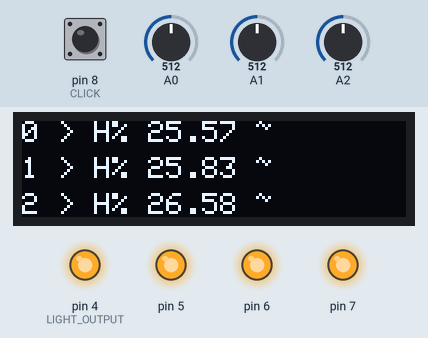
Recording of a sketch running on a simulated Arduino Uno, built for the host (arithmetic inside an expression is 32-bit, double 64-bit). Parts: 128×32 one-colour display, output pins drawn as LEDs (lit = HIGH). The test bench sets the inputs (shaded band); at power-on: pin 8 (CLICK) HIGH, A0 = 512, A1 = 512, A2 = 512.

Above: at 5.6 s.
5.7 s: pin 8 (CLICK) pulled LOW for 1 s
At 6.9 s:
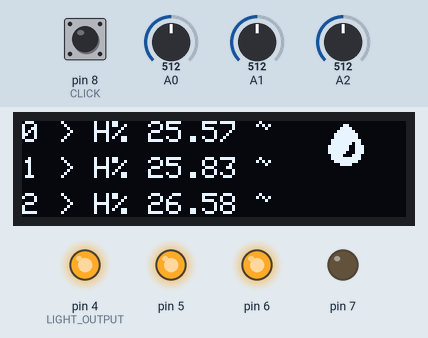
10.6 s: A0 set to 716
At 12.3 s:
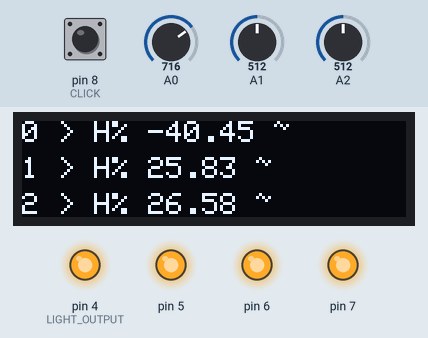
12.6 s: A1 set to 716
At 13.8 s:
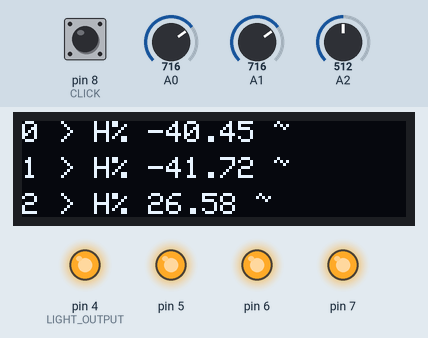
14.6 s: A2 set to 716
At 16.5 s:
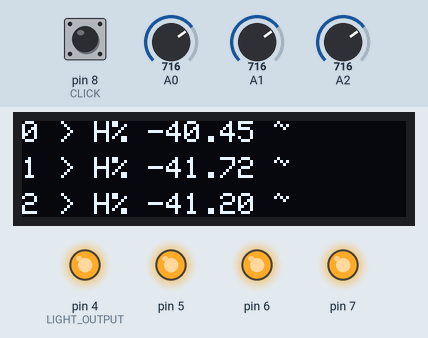
19.2 s: A0 set to 900
At 20.7 s:
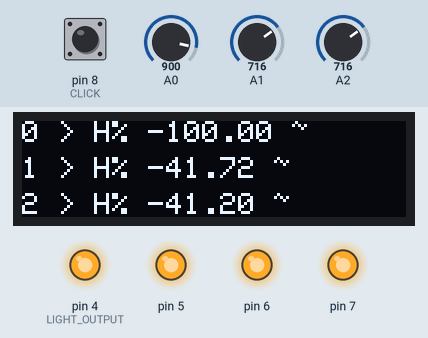
Timing chart, 0 to 22.2 s (numbered marks = the images above; inputs shaded):
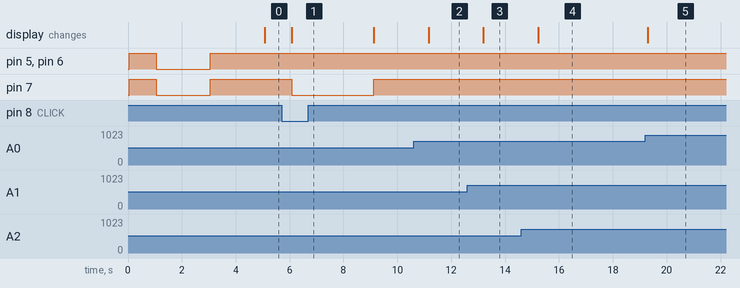

The sketch:

MoisturizeMe.ino
```cpp
#define VERSION_NAME "v0.7.1"

#include "Moisturizer.h"
#include "MoistureScreen.h"
#include "MoistureCom.h"

// IO Config
// Enter the digital chan number for the light relay
const int LIGHT_OUTPUT = 4;

const int CLICK = 8;

Moisturizer moisturizer0(0, 282, 591, 40, 7, 2000);
Moisturizer moisturizer1(1, 288, 590, 40, 6, 2000);
Moisturizer moisturizer2(2, 291, 592, 40, 5, 2000);

int const size = 3;
Moisturizer moisturizers[size] = {moisturizer0, moisturizer1, moisturizer2};

MoistureScreen moistureScreen(size, moisturizers);
MoistureCom moistureCom(size, moisturizers);

int currentState;

void setup() {
  // Setup our com
  moistureCom.setup();
  // Setup our Screen
  moistureScreen.setup();
  // Setup our moisturizers
  moisturizer0.setup();
  moisturizer1.setup();
  moisturizer2.setup();
  // Set the pin for the light in OUTPUT mode
  pinMode(LIGHT_OUTPUT, OUTPUT);
  // and keep it not lit durint init
  digitalWrite(LIGHT_OUTPUT, HIGH);
  // clickiti clickiti
  pinMode(CLICK, INPUT_PULLUP);
}

void loop() {
  moisturizer0.loop();
  moisturizer1.loop();
  moisturizer2.loop();
  moistureScreen.loop();
  moistureCom.loop();
  currentState = digitalRead(CLICK);
  if(currentState == LOW) {
    moisturizer0.waterItNow();
  }
}
```

MoistureCom.h
```cpp
#ifndef MOISTURIZE_COM_H
#define MOISTURIZE_COM_H

#include "Moisturizer.h"

class MoistureCom {
  public:
    MoistureCom(int size, Moisturizer *moisturizers):
      size(size),
      moisturizers(moisturizers)
    {}

    void setup() {
      // Serial on the same port of nodemcu
      Serial.begin(115200);
      while (!Serial) {
      ; // wait for serial port to connect. Needed for native USB port only
      }
    }

    void loop() {
      update();
    }

    void update() {
      String value = Serial.readString();
//      When we receive U (as Update) from the serial port
      if(value == 'U'){
        print();
      }
    }

    void print() {
      for (int index = 0; index < size; index++) {
        Moisturizer currentMoisturizer = moisturizers[index];
        Serial.println(currentMoisturizer.print());
      }
    }

  private:
    Moisturizer *moisturizers;
    int size;
};

#endif
```

MoistureScreen.h
```cpp
#ifndef MOISTURIZE_SCREEN_H
#define MOISTURIZE_SCREEN_H

#include <Adafruit_GFX.h>
#include <Adafruit_SSD1306.h>
#include <SPI.h>
#include <Wire.h>
#include "Moisturizer.h"

#define SCREEN_WIDTH 128 // OLED display width, in pixels
#define SCREEN_HEIGHT 32 // OLED display height, in pixels

// Declaration for an SSD1306 display connected to I2C (SDA, SCL pins)
#define OLED_RESET     4 // Reset pin # (or -1 if sharing Arduino reset pin)
Adafruit_SSD1306 display(SCREEN_WIDTH, SCREEN_HEIGHT, &Wire, OLED_RESET);

unsigned char humidity2_icon16x16[] =
{
  0b00000000, 0b00000000, //
  0b00000001, 0b10000000, //        ##
  0b00000011, 0b11000000, //       ####
  0b00000111, 0b11100000, //      ######
  0b00001111, 0b11110000, //     ########
  0b00001111, 0b11110000, //     ########
  0b00011111, 0b11111000, //    ##########
  0b00011111, 0b11011000, //    ####### ##
  0b00111111, 0b10011100, //   #######  ###
  0b00111111, 0b10011100, //   #######  ###
  0b00111111, 0b00011100, //   ######   ###
  0b00011110, 0b00111000, //    ####   ###
  0b00011111, 0b11111000, //    ##########
  0b00001111, 0b11110000, //     ########
  0b00000011, 0b11000000, //       ####
  0b00000000, 0b00000000, //
};

class MoistureScreen {

    public:
        MoistureScreen(int size, Moisturizer *moisturizers):
            size(size),
            moisturizers(moisturizers)
        {}

        void setup() {
            // SSD1306_SWITCHCAPVCC = generate display voltage from 3.3V internally
            if(!display.begin(SSD1306_SWITCHCAPVCC, 0x3C)) { // Address 0x3C for 128x32
                Serial.println(F("SSD1306 allocation failed"));
                for(;;); // Don't proceed, loop forever
            }
            henlo();
        }

        void loop() {
          if(henloTimer <= millis()){
            for (int index = 0; index < size; index++) {
              Moisturizer currentMoisturizer = moisturizers[index];
              if(index == 0) {
                 display.clearDisplay();
              }
              display.setTextSize(1);
              display.setTextColor(SSD1306_WHITE);
              display.setCursor(0, ((SCREEN_HEIGHT / 4) * index ) + ((SCREEN_HEIGHT / 4 / (size - 1)) * index));
              display.print(index);
              display.print(" > ");
              display.print(F("H% "));
              display.print(currentMoisturizer.humidity());
              if(currentMoisturizer.askWatering()) {
                display.print(F(" ~"));
              }
              if(currentMoisturizer.isWatering()) {
                display.drawBitmap(100, ((SCREEN_HEIGHT / 4) * index), humidity2_icon16x16, 16, 16, 1 );
              }
              // Display our values
              if(index == (size - 1)) {
               display.display();
              }
            };
          }
        }

    protected:
        Moisturizer *moisturizers;
        int size;
        unsigned long henloTimer;
        void henlo() {
            // Clear the screen from previous values
            display.clearDisplay();
            // Set a text size
            display.setTextSize(2);
            // Set the text color to white
            display.setTextColor(SSD1306_WHITE);
            // Set our cursor to the starting point
            display.setCursor(0,0);
            // Print on 1st line
            display.print(F("Moisturize"));
            // Print on 2nd line
            display.print(F("Me"));
            // Print droplet after
            display.drawBitmap(25, (SCREEN_HEIGHT / 2), humidity2_icon16x16, 16, 16, 1 );
            // Print version
            display.setTextSize(1);
            display.setTextColor(SSD1306_BLACK, SSD1306_WHITE);
            display.setCursor(60, (SCREEN_HEIGHT / 2) + 6);
            display.print(VERSION_NAME);
            // Display our values
            display.display();
            henloTimer = millis() + 5000;
        }
};

#endif
```

MoistureSensor.h
```cpp
#ifndef MOISTURE_SENSOR_H
#define MOISTURE_SENSOR_H

class MoistureSensor {
	public:
		MoistureSensor(int pin, int waterValue, int airValue, int minMoistRatio):
				pin(pin),
				waterValue(waterValue),
				airValue(airValue),
				minMoistRatio(minMoistRatio)
			{}
		int pin;
		int waterValue;
		int airValue;
		int minMoistRatio;

		void loop() {

		}

		float getValue() {
			return 100 - (((currentValue() - waterValue) / (airValue - waterValue)) * 100);
		}

		bool askWatering() {
			bool ask = getValue() < minMoistRatio;
			return ask;
		}

		String print() {
			data = "S";
			data += pin;
			data += ":";
			data += getValue();
			data += ",W";
			data += pin;
			data += ":";
			data += (bool)(getValue() < minMoistRatio);
			return data;
		}

	protected:
		float currentValue() {
			return analogRead(pin);
		}

	private:
		String data;

};

#endif
```

MoistureValve.h
```cpp
#ifndef MOISTURE_VALVE_H
#define MOISUTRE_VALVE_H

class MoistureValve {
    public:
        MoistureValve(int pin, unsigned long valveTimer):
            pin(pin),
            valveTimer(valveTimer)
            {}

        void setup() {
            pinMode(pin, OUTPUT);
            digitalWrite(pin, HIGH);
            state = CLOSED;
        }

        void loop() {
            switch (state){
                case CLOSED:
                    digitalWrite(pin, HIGH);
                    break;
                case OPEN:
                    digitalWrite(pin, LOW);
                    if ((unsigned long)(checkTimer <= millis())) {
                      state = CLOSED;
                      checkTimer = millis() + allowCheckTimer;
                    }
                    break;
            }
        }

        void watering() {
            if(isAllowed == ALLOWED && state == CLOSED) {
              state = OPEN;
              isAllowed = NOT_ALLOWED;
              checkTimer = millis() + valveTimer;
            } else if((unsigned long)(checkTimer + valveTimer <= millis())) {
              isAllowed = ALLOWED;
            }
        }

        void waterItNow() {
          digitalWrite(pin, LOW);
          state = OPEN;
          isAllowed = NOT_ALLOWED;
          checkTimer = millis() + valveTimer;
        }

        bool isWatering() {
          return !digitalRead(pin);
        }

        String print() {
          data = "V";
          data += pin;
          data += ":";
          data += !digitalRead(pin);
          return data;
        }

    private:
        enum State {
            OPEN = 0,
            CLOSED = 1
        } state;
        int pin;
        String data;
        unsigned long valveTimer = 2000;
        unsigned long checkTimer;
//      Allow to water the plant every hour (1 * 60 * 60 * 1000) = 3.600.000
        unsigned long allowCheckTimer = 3600000;

        enum IsAllowed {
            ALLOWED = 0,
            NOT_ALLOWED = 1,
        } isAllowed = ALLOWED;
};

#endif
```

Moisturizer.h
```cpp
#ifndef MOISTURIZER_H
#define MOISTURIZER_H

#include "MoistureSensor.h";
#include "MoistureValve.h";

class Moisturizer {
    MoistureValve moistureValve;
    MoistureSensor moistureSensor;
    public:
        Moisturizer(int sensorPin, int waterValue, int airValue, int minMoistRatio, int valvePin, unsigned long valveTimer):
            moistureValve(valvePin, valveTimer),
            moistureSensor(sensorPin, waterValue, airValue, minMoistRatio)
        {}

        void setup() {
            moistureValve.setup();
        }

        void loop() {
            moistureValve.loop();
            if((bool)moistureSensor.askWatering()) {
                moistureValve.watering();
            }
        }

        String humidity() {
          return String(moistureSensor.getValue());
        }

        bool askWatering() {
          return moistureSensor.askWatering();
        }

        bool isWatering() {
          return moistureValve.isWatering();
        }

        void waterItNow() {
          return moistureValve.waterItNow();
        }

        String print() {
          data = "";
          data += moistureSensor.print();
          data += ",";
          data += moistureValve.print();
          return data;
        }
    private:
      String data;
};

#endif
```

Measured:
- after the input at 5.7 s, pin 7: HIGH → LOW after 0.37 s, → HIGH 3.0 s later; the display: changes after 0.38 s (image 1)
- after the input at 10.6 s, the display: changes after 0.56 s (image 2)
- after the input at 12.6 s, the display: changes after 0.59 s (image 3)
- after the input at 14.6 s, the display: changes after 0.63 s (image 4)
- after the input at 19.2 s, the display: changes after 0.09 s (image 5)
